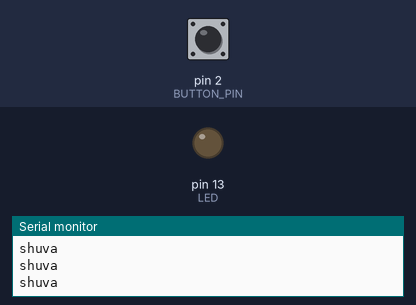
Simulated run of this sketch. Board: Arduino Uno, built with avr-gcc and run on an emulated ATmega328P. Shown: output pins drawn as LEDs (lit = HIGH), the last lines printed to the serial monitor. The test bench sets the inputs (shaded band); at power-on: pin 2 (BUTTON_PIN) HIGH.

Above: at 1.2 s.
1.3 s: pin 2 (BUTTON_PIN) pulled LOW for 0.15 s
At 2.0 s:
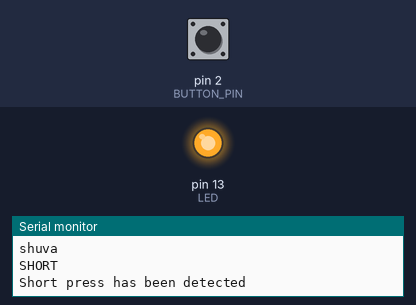
4.0 s: pin 2 (BUTTON_PIN) pulled LOW for 1 s
At 6.7 s:
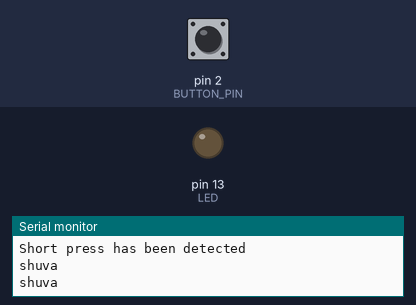
Timing chart, 0 to 8.2 s (numbered marks = the images above; inputs shaded):
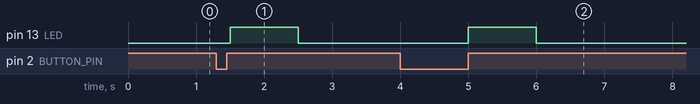

Measured:
- after the input at 1.3 s, pin 13 (LED): LOW → HIGH after 0.20 s, → LOW 1.0 s later
- after the input at 4.0 s, pin 13 (LED): LOW → HIGH after 1.0 s, → LOW 1.0 s later

The sketch:

Interrupt_Btn_short_Long_press.ino
```cpp
#define HALT while(true);
#define STATE_NORMAL 0
#define STATE_SHORT 1
#define STATE_LONG 2

const int LED = 13;

// Button input related values
static const byte BUTTON_PIN = 2;
//static const int  STATE_NORMAL = 0; // no button activity
//static const int  STATE_SHORT  = 1; // short button press
//static const int  STATE_LONG  = 2; // long button press
volatile int  resultButton = 0; // global value set by checkButton()

void setup() {
  Serial.begin(9600);
  pinMode(LED, OUTPUT);
  digitalWrite(LED, LOW);
  Serial.println(F("Initializing Button pin"));
  pinMode(BUTTON_PIN, INPUT_PULLUP);
  attachInterrupt(digitalPinToInterrupt(BUTTON_PIN), checkButton, CHANGE);
  Serial.println(F("Button pin initialized"));
}

void loop() {
  int longButton = 0;
  int count = 0;

  while (true) {
    Serial.println("shuva");
    delay(500);
    switch (resultButton) {

      case STATE_NORMAL: {
          /*  Serial.print(".");
            count++;
            count = count % 10;
            if (count==0) Serial.println(""); */
          break;
        }

      case STATE_SHORT: {
          Serial.println("Short press has been detected");
          digitalWrite(LED, HIGH);
          delay(1000);
          digitalWrite(LED, LOW);
          resultButton = STATE_NORMAL;
          break;
        }

      case STATE_LONG: {
          Serial.println("Button was pressed for long time");
          digitalWrite(LED, HIGH);
          delay(3000);
          digitalWrite(LED, LOW);
          longButton++;
          resultButton = STATE_NORMAL;
          break;
        }
    }
    if (longButton == 5) {
      Serial.println("Halting");
      HALT;
    }
  }
}


//*****************************************************************
void checkButton() {
  const unsigned long LONG_DELTA = 1000ul;               // hold seconds for a long press
  const unsigned long DEBOUNCE_DELTA = 30ul;        // debounce time
  static int lastButtonStatus = HIGH;                                   // HIGH indicates the button is NOT pressed
  int buttonStatus;                                                                    // button atate Pressed/LOW; Open/HIGH
  static unsigned long longTime = 0ul, shortTime = 0ul; // future times to determine is button has been poressed a short or long time
  boolean Released = true, Transition = false;                  // various button states
  boolean timeoutShort = false, timeoutLong = false;    // flags for the state of the presses

  buttonStatus = digitalRead(BUTTON_PIN);                // read the button state on the pin "BUTTON_PIN"
  timeoutShort = (millis() > shortTime);                          // calculate the current time states for the button presses
  timeoutLong = (millis() > longTime);

  if (buttonStatus != lastButtonStatus) {                          // reset the timeouts if the button state changed
    shortTime = millis() + DEBOUNCE_DELTA;
    longTime = millis() + LONG_DELTA;
  }

  Transition = (buttonStatus != lastButtonStatus);        // has the button changed state
  Released = (Transition && (buttonStatus == HIGH)); // for input pullup circuit

  lastButtonStatus = buttonStatus;                                     // save the button status

  if ( ! Transition) {                                                                //without a transition, there's no change in input
    // if there has not been a transition, don't change the previous result
    resultButton =  STATE_NORMAL | resultButton;
    return;
  }

  if (timeoutLong && Released) {                                      // long timeout has occurred and the button was just released
    resultButton = STATE_LONG | resultButton;       // ensure the button result reflects a long press
  } else if (timeoutShort && Released) {                          // short timeout has occurred (and not long timeout) and button was just released
    resultButton = STATE_SHORT | resultButton;     // ensure the button result reflects a short press
  } else {                                                                                  // else there is no change in status, return the normal state
    resultButton = STATE_NORMAL | resultButton; // with no change in status, ensure no change in button status
  }

  if (resultButton == 1)
  {
    Serial.println("SHORT");
  }
  else if (resultButton == 2)
  {
    Serial.println("LONG");
  }
}
```
